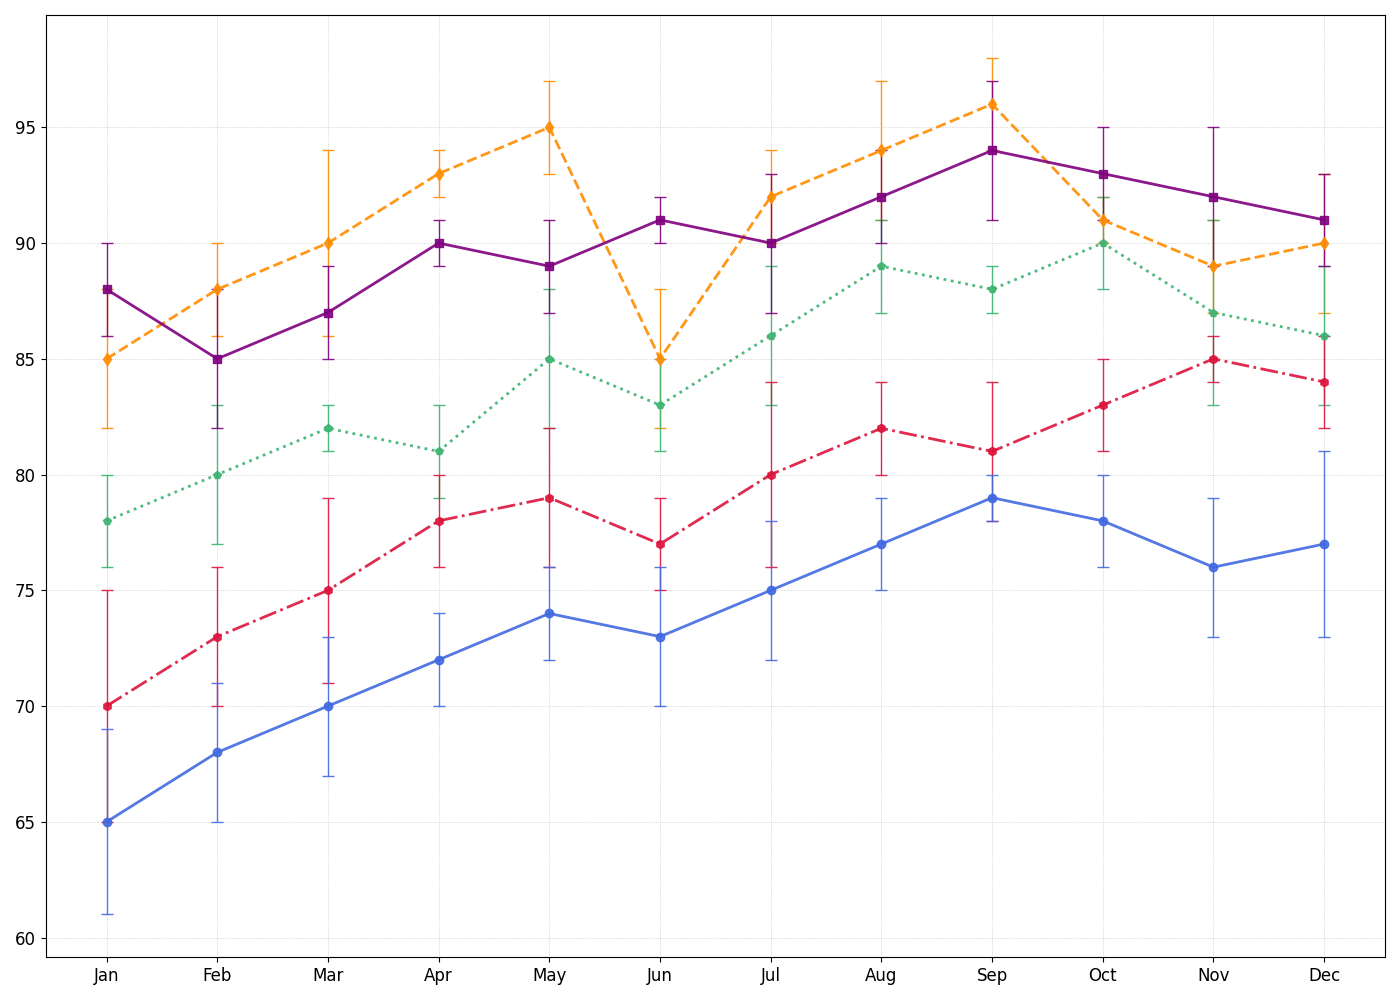

Generate this figure with Python:
import matplotlib.pyplot as plt
import numpy as np

months = np.array(['Jan', 'Feb', 'Mar', 'Apr', 'May', 'Jun', 
                   'Jul', 'Aug', 'Sep', 'Oct', 'Nov', 'Dec'])
sales_performance = np.array([85, 88, 90, 93, 95, 85, 92, 94, 96, 91, 89, 90])
rnd_performance = np.array([78, 80, 82, 81, 85, 83, 86, 89, 88, 90, 87, 86])
cust_support_performance = np.array([70, 73, 75, 78, 79, 77, 80, 82, 81, 83, 85, 84])
marketing_performance = np.array([65, 68, 70, 72, 74, 73, 75, 77, 79, 78, 76, 77])
finance_performance = np.array([88, 85, 87, 90, 89, 91, 90, 92, 94, 93, 92, 91])

sales_error = np.array([3, 2, 4, 1, 2, 3, 2, 3, 2, 1, 2, 3])
rnd_error = np.array([2, 3, 1, 2, 3, 2, 3, 2, 1, 2, 4, 3])
cust_support_error = np.array([5, 3, 4, 2, 3, 2, 4, 2, 3, 2, 1, 2])
marketing_error = np.array([4, 3, 3, 2, 2, 3, 3, 2, 1, 2, 3, 4])
finance_error = np.array([2, 3, 2, 1, 2, 1, 3, 2, 3, 2, 3, 2])

plt.figure(figsize=(14, 10))

plt.errorbar(months, sales_performance, yerr=sales_error, fmt='--d',
             color='darkorange', linestyle='--', linewidth=2, capsize=4, elinewidth=1.0, alpha=0.9)
plt.errorbar(months, rnd_performance, yerr=rnd_error, fmt=':p',
             color='mediumseagreen', linestyle=':', linewidth=2, capsize=4, elinewidth=1.0, alpha=0.9)
plt.errorbar(months, cust_support_performance, yerr=cust_support_error, fmt='-.h',
             color='crimson', linestyle='-.', linewidth=2, capsize=4, elinewidth=1.0, alpha=0.9)
plt.errorbar(months, marketing_performance, yerr=marketing_error, fmt='-o',
             color='royalblue', linestyle='-', linewidth=2, capsize=4, elinewidth=1.0, alpha=0.9)
plt.errorbar(months, finance_performance, yerr=finance_error, fmt='-s',
             color='purple', linestyle='-', linewidth=2, capsize=4, elinewidth=1.0, alpha=0.9)

plt.grid(True, linestyle=':', linewidth=0.6, alpha=0.7)
plt.xticks(fontsize=12)
plt.yticks(fontsize=12)
plt.tight_layout()
plt.show()
